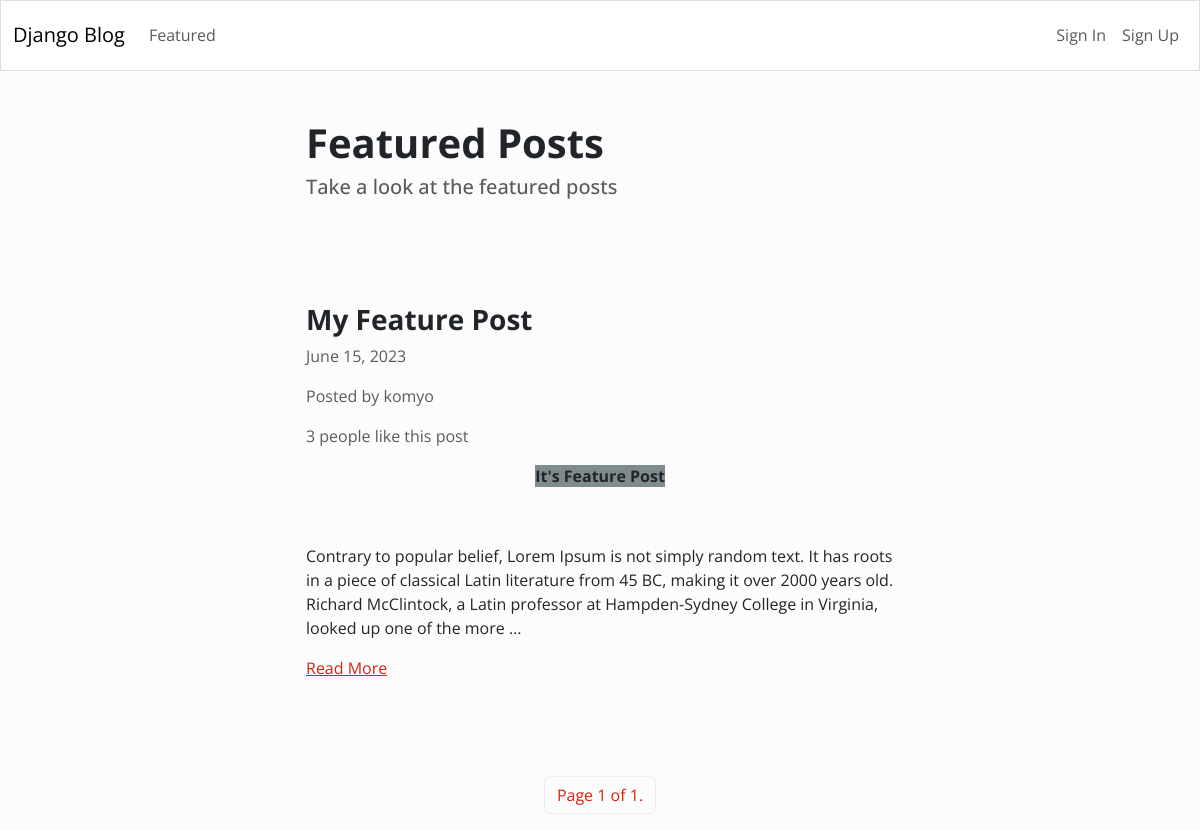
/featured/, run on the app's committed database.
### Blog/models.py (models this page shows)
class Article(models.Model):
    title = models.CharField(max_length=255)
    content = HTMLField()
    date = models.DateField(auto_now_add=True)
    author = models.ForeignKey(User, on_delete=models.CASCADE)
    featured = models.BooleanField(default=False)
    likes = models.ManyToManyField(User, related_name='likes', blank=True)

### Blog/views.py (the view)
# urls.py: path('featured/', Featured.as_view(), name='featured'),
class Featured(ListView):
    model = Article
    queryset = Article.objects.filter(featured=True).order_by('-date')
    template_name = 'Blog/featured.html'
    paginate_by = 1

### Blog/templates/blog/featured.html (shortened to what this page needs)
{% extends 'Blog/base.html' %}
{% block content %}
    <div class="row">
        <div class="col-md-6 col-12 mx-md-auto mx-4 mt-5 mb-5">
            <h1 class="fw-bolder">Featured Posts</h1>
            <h5 class="text-muted">Take a look at the featured posts</h5>
        </div>
    </div>
    {% for object in object_list %}
    <div class="row">
        <div class="col-md-6 col-11 mx-md-auto mx-4 mt-5 mb-5">
            <h3 class="fw-bold">{{ object.title }}</h3>
            <p class="text-muted">{{ object.date }}</p>
            <p class="text-muted">Posted by {{ object.author.username }}</p>
            {% if object.likes.count == 1 %}
                <p class="text-muted">{{ object.likes.count }} person likes this post</p>
            {% else %}
                <p class="text-muted">{{ object.likes.count }} people like this post</p>
            {% endif %}
            <div class="my-3">
                {{ object.content|truncatewords_html:50|safe }}
            </div>
            <a href="{% url 'detail_article' object.id %}">Read More</a>
        </div>
    </div>
    {% endfor %}
    <nav>
        <ul class="pagination">
            <div class="mx-auto d-flex flex-row mt-5">
                <li class="page-item">
                    <a class="page-link" href="#">Page {{ page_obj.number }} of {{ page_obj.paginator.num_pages }}.</a>
                </li>
            </div>
        </ul>
    </nav>
{% endblock content %}

### data on the page
Article: title "My Feature Post", date "June 15, 2023", author.username "komyo", likes.count "3", content "It's Feature Post Contrary to popular belief, Lorem Ipsum is not simply random text. It has roots in a piece of classical Latin literature from 45 BC, making it over 2000 years old. Richard McClintock, a Latin professor at Hampden-Sydney College in Virginia, looked up one of the more …"

### other printed values
{{ page_obj.number }} "1"
{{ page_obj.paginator.num_pages }} "1"
